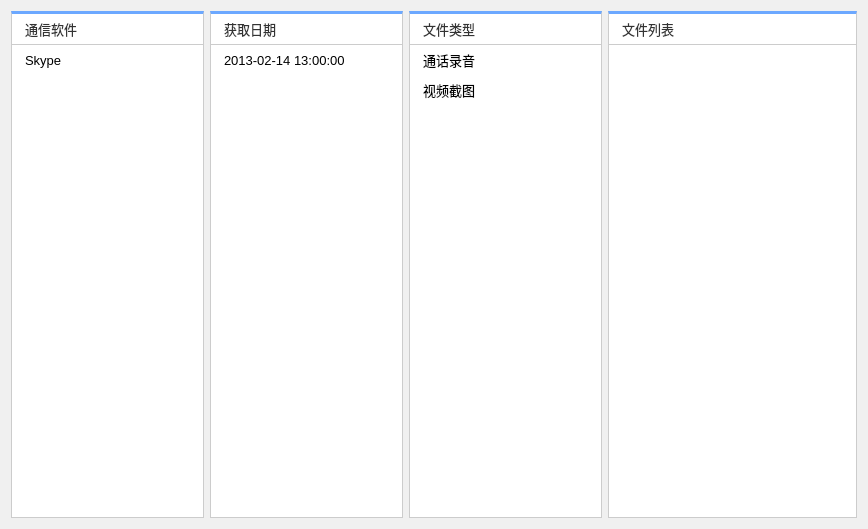
<?xml version="1.0" encoding="UTF-8"?>
<ui version="4.0">
 <class>MultimediaDlg</class>
 <widget class="QWidget" name="MultimediaDlg">
  <property name="geometry">
   <rect>
    <x>0</x>
    <y>0</y>
    <width>868</width>
    <height>529</height>
   </rect>
  </property>
  <property name="windowTitle">
   <string>MultimediaDlg</string>
  </property>
  <property name="styleSheet">
   <string notr="true">QWidget#MultimediaDlg
{
	background-color:rgb(240,240,240);
}</string>
  </property>
  <layout class="QHBoxLayout" name="horizontalLayout">
   <item>
    <layout class="QVBoxLayout" name="verticalLayout_24">
     <property name="spacing">
      <number>0</number>
     </property>
     <item>
      <widget class="QLabel" name="label_17">
       <property name="maximumSize">
        <size>
         <width>200</width>
         <height>16777215</height>
        </size>
       </property>
       <property name="styleSheet">
        <string notr="true">QLabel
{
	font-family:&quot;Microsoft Yahei&quot;;
	font-size:13px;
	background-color:white;
	color:#333333;
	min-height:30px;
	border: 1px solid #cccccc;
	border-top: 3px solid rgb(108,168,255);
	border-bottom-width:0px;
	padding-left:10px;
}</string>
       </property>
       <property name="text">
        <string>通信软件</string>
       </property>
      </widget>
     </item>
     <item>
      <widget class="QListWidget" name="lstMonitorApp">
       <property name="maximumSize">
        <size>
         <width>200</width>
         <height>16777215</height>
        </size>
       </property>
       <property name="styleSheet">
        <string notr="true">QWidget
{
	border:1px solid #cccccc;
	/*border-right-width:0xp;*/
	font-size:13px;
}

QListWidget::item
{
	min-height:30px;
	padding-left:10px;
	background-color:transparent;
}

 QListWidget::item:hover {
	background-color:rgba(100,100,100, 50);
 }

  QListWidget::item:selected {
	background-color:#cccccc;
	color:black;
 }</string>
       </property>
       <property name="iconSize">
        <size>
         <width>16</width>
         <height>16</height>
        </size>
       </property>
       <item>
        <property name="text">
         <string>Skype</string>
        </property>
        <property name="icon">
         <iconset resource="maindlg.qrc">
          <normaloff>image/skype.png</normaloff>image/skype.png</iconset>
        </property>
       </item>
      </widget>
     </item>
    </layout>
   </item>
   <item>
    <layout class="QVBoxLayout" name="verticalLayout_25">
     <property name="spacing">
      <number>0</number>
     </property>
     <item>
      <widget class="QLabel" name="label_18">
       <property name="maximumSize">
        <size>
         <width>200</width>
         <height>16777215</height>
        </size>
       </property>
       <property name="styleSheet">
        <string notr="true">QLabel
{
	font-family:&quot;Microsoft Yahei&quot;;
	font-size:13px;
	background-color:white;
	color:#333333;
	min-height:30px;
	border: 1px solid #cccccc;
	border-top: 3px solid rgb(108,168,255);
	border-bottom-width:0px;
	padding-left:10px;
}</string>
       </property>
       <property name="text">
        <string>获取日期</string>
       </property>
      </widget>
     </item>
     <item>
      <widget class="QListWidget" name="lstSaveTime">
       <property name="maximumSize">
        <size>
         <width>200</width>
         <height>16777215</height>
        </size>
       </property>
       <property name="styleSheet">
        <string notr="true">QWidget
{
	border:1px solid #cccccc;
	/*border-right-width:0xp;*/
	font-size:13px;
}

QListWidget::item
{
	min-height:30px;
	padding-left:10px;
	background-color:transparent;
}

 QListWidget::item:hover {
	background-color:rgba(100,100,100, 50);
 }

  QListWidget::item:selected {
	background-color:#cccccc;
	color:black;
 }

 QScrollBar:vertical {
     border: 0px solid grey;
     background: transparent;
     width: 10px;
 }
 QScrollBar::handle:vertical {
     background: #cccccc;;
     min-height: 100px;
 }
 QScrollBar::handle:vertical:hover {
     background: #aaaaaa;
     min-heiht: 100px;
 }
 QScrollBar::add-line:vertical {
	border:none;
	background:transparent;
 }
 QScrollBar::sub-line:vertical {
	border:none;
	background:transparent;
 }</string>
       </property>
       <item>
        <property name="text">
         <string>2013-02-14 13:00:00</string>
        </property>
        <property name="icon">
         <iconset resource="maindlg.qrc">
          <normaloff>image/time.png</normaloff>image/time.png</iconset>
        </property>
       </item>
      </widget>
     </item>
    </layout>
   </item>
   <item>
    <layout class="QVBoxLayout" name="verticalLayout_26">
     <property name="spacing">
      <number>0</number>
     </property>
     <item>
      <widget class="QLabel" name="label_19">
       <property name="maximumSize">
        <size>
         <width>200</width>
         <height>16777215</height>
        </size>
       </property>
       <property name="styleSheet">
        <string notr="true">QLabel
{
	font-family:&quot;Microsoft Yahei&quot;;
	font-size:13px;
	background-color:white;
	color:#333333;
	min-height:30px;
	border: 1px solid #cccccc;
	border-top: 3px solid rgb(108,168,255);
	border-bottom-width:0px;
	padding-left:10px;
}</string>
       </property>
       <property name="text">
        <string>文件类型</string>
       </property>
      </widget>
     </item>
     <item>
      <widget class="QListWidget" name="lstFileType">
       <property name="maximumSize">
        <size>
         <width>200</width>
         <height>16777215</height>
        </size>
       </property>
       <property name="styleSheet">
        <string notr="true">QWidget
{
	border:1px solid #cccccc;
	/*border-right-width:0xp;*/
	font-size:13px;
}

QListWidget::item
{
	min-height:30px;
	padding-left:10px;
	background-color:transparent;
}

 QListWidget::item:hover {
	background-color:rgba(100,100,100, 50);
 }

  QListWidget::item:selected {
	background-color:#cccccc;
	color:black;
 }

 QScrollBar:vertical {
     border: 0px solid grey;
     background: transparent;
     width: 10px;
 }
 QScrollBar::handle:vertical {
     background: #cccccc;;
     min-height: 100px;
 }
 QScrollBar::handle:vertical:hover {
     background: #aaaaaa;
     min-heiht: 100px;
 }
 QScrollBar::add-line:vertical {
	border:none;
	background:transparent;
 }
 QScrollBar::sub-line:vertical {
	border:none;
	background:transparent;
 }</string>
       </property>
       <item>
        <property name="text">
         <string>通话录音</string>
        </property>
        <property name="icon">
         <iconset resource="maindlg.qrc">
          <normaloff>image/audio.png</normaloff>image/audio.png</iconset>
        </property>
       </item>
       <item>
        <property name="text">
         <string>视频截图</string>
        </property>
        <property name="icon">
         <iconset resource="maindlg.qrc">
          <normaloff>image/album.png</normaloff>image/album.png</iconset>
        </property>
       </item>
      </widget>
     </item>
    </layout>
   </item>
   <item>
    <layout class="QVBoxLayout" name="verticalLayout_27">
     <property name="spacing">
      <number>0</number>
     </property>
     <item>
      <widget class="QLabel" name="label_20">
       <property name="styleSheet">
        <string notr="true">QLabel
{
	font-family:&quot;Microsoft Yahei&quot;;
	font-size:13px;
	background-color:white;
	color:#333333;
	min-height:30px;
	border: 1px solid #cccccc;
	border-top: 3px solid rgb(108,168,255);
	border-bottom-width:0px;
	padding-left:10px;
}</string>
       </property>
       <property name="text">
        <string>文件列表</string>
       </property>
      </widget>
     </item>
     <item>
      <widget class="QListWidget" name="lstFileList">
       <property name="styleSheet">
        <string notr="true">QWidget
{
	border:1px solid #cccccc;
}

QListWidget::item
{
	min-height:30px;
	padding-left:10px;
	background-color:transparent;
}

 QListWidget::item:hover {
	background-color:rgba(100,100,100, 50);
 }

  QListWidget::item:selected {
	background-color:#cccccc;
	color:black;
 }

 QScrollBar:vertical {
     border: 0px solid grey;
     background: transparent;
     width: 10px;
 }
 QScrollBar::handle:vertical {
     background: #cccccc;;
     min-height: 100px;
 }
 QScrollBar::handle:vertical:hover {
     background: #aaaaaa;
     min-heiht: 100px;
 }
 QScrollBar::add-line:vertical {
	border:none;
	background:transparent;
 }
 QScrollBar::sub-line:vertical {
	border:none;
	background:transparent;
}</string>
       </property>
      </widget>
     </item>
    </layout>
   </item>
  </layout>
 </widget>
 <layoutdefault spacing="6" margin="11"/>
 <resources>
  <include location="maindlg.qrc"/>
 </resources>
 <connections/>
</ui>
